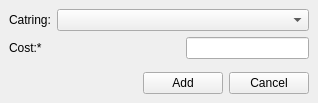
<ui version="4.0" >
 <class>CostDialogCard</class>
 <widget class="QDialog" name="CostDialogCard" >
  <property name="geometry" >
   <rect>
    <x>0</x>
    <y>0</y>
    <width>318</width>
    <height>103</height>
   </rect>
  </property>
  <property name="windowTitle" >
   <string/>
  </property>
  <property name="windowIcon" >
   <iconset resource="../icons/resources.qrc" >:/32/money.png</iconset>
  </property>
  <layout class="QGridLayout" >
   <property name="margin" >
    <number>9</number>
   </property>
   <property name="spacing" >
    <number>6</number>
   </property>
   <item row="1" column="0" >
    <spacer>
     <property name="orientation" >
      <enum>Qt::Vertical</enum>
     </property>
     <property name="sizeHint" >
      <size>
       <width>215</width>
       <height>16</height>
      </size>
     </property>
    </spacer>
   </item>
   <item row="0" column="0" >
    <layout class="QGridLayout" >
     <property name="margin" >
      <number>0</number>
     </property>
     <property name="spacing" >
      <number>6</number>
     </property>
     <item row="1" column="1" >
      <spacer>
       <property name="orientation" >
        <enum>Qt::Horizontal</enum>
       </property>
       <property name="sizeHint" >
        <size>
         <width>40</width>
         <height>20</height>
        </size>
       </property>
      </spacer>
     </item>
     <item row="1" column="0" >
      <widget class="QLabel" name="label_2" >
       <property name="text" >
        <string>Cost:*</string>
       </property>
      </widget>
     </item>
     <item row="1" column="2" >
      <widget class="QLineEdit" name="costlineEdit" />
     </item>
     <item row="0" column="0" >
      <widget class="QLabel" name="label" >
       <property name="text" >
        <string>Catring:</string>
       </property>
      </widget>
     </item>
     <item row="0" column="1" colspan="2" >
      <widget class="QComboBox" name="cartingcomboBox" />
     </item>
    </layout>
   </item>
   <item row="2" column="0" >
    <layout class="QHBoxLayout" >
     <property name="margin" >
      <number>0</number>
     </property>
     <property name="spacing" >
      <number>6</number>
     </property>
     <item>
      <spacer>
       <property name="orientation" >
        <enum>Qt::Horizontal</enum>
       </property>
       <property name="sizeHint" >
        <size>
         <width>40</width>
         <height>20</height>
        </size>
       </property>
      </spacer>
     </item>
     <item>
      <widget class="QPushButton" name="addpushButton" >
       <property name="text" >
        <string>Add</string>
       </property>
       <property name="autoDefault" >
        <bool>false</bool>
       </property>
      </widget>
     </item>
     <item>
      <widget class="QPushButton" name="cancelpushButton" >
       <property name="text" >
        <string>Cancel</string>
       </property>
       <property name="autoDefault" >
        <bool>false</bool>
       </property>
      </widget>
     </item>
    </layout>
   </item>
  </layout>
 </widget>
 <tabstops>
  <tabstop>cartingcomboBox</tabstop>
  <tabstop>costlineEdit</tabstop>
  <tabstop>addpushButton</tabstop>
  <tabstop>cancelpushButton</tabstop>
 </tabstops>
 <resources>
  <include location="../icons/resources.qrc" />
 </resources>
 <connections>
  <connection>
   <sender>cancelpushButton</sender>
   <signal>clicked()</signal>
   <receiver>CostDialogCard</receiver>
   <slot>reject()</slot>
   <hints>
    <hint type="sourcelabel" >
     <x>277</x>
     <y>82</y>
    </hint>
    <hint type="destinationlabel" >
     <x>304</x>
     <y>97</y>
    </hint>
   </hints>
  </connection>
 </connections>
</ui>
